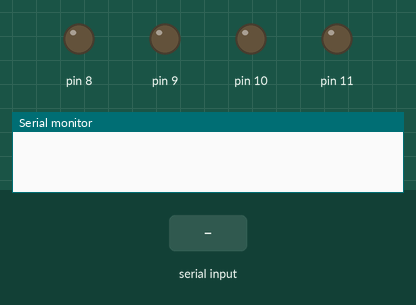
A sketch run on a simulated Arduino Uno, built with avr-gcc and run on an emulated ATmega328P. On the bench: output pins drawn as LEDs (lit = HIGH), the last lines printed to the serial monitor. The inputs (shaded band) are chosen by the test bench.

Above: at 1.2 s.
1.3 s: "1" received over Serial
At 2.0 s:
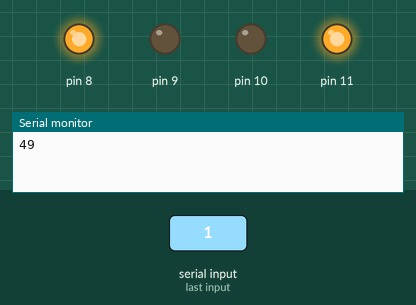
2.8 s: "2" received over Serial
At 3.8 s:
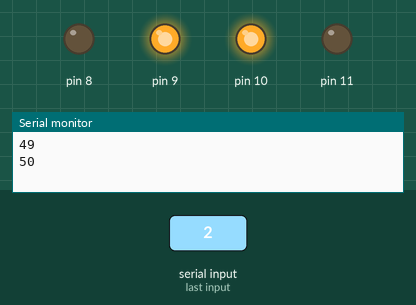
4.3 s: "4" received over Serial
At 4.9 s:
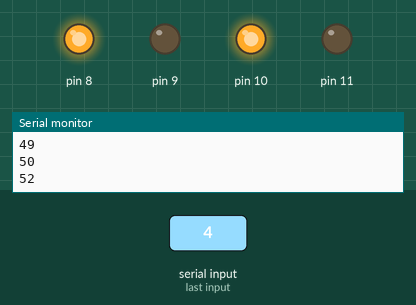
5.8 s: "3" received over Serial
At 6.1 s:
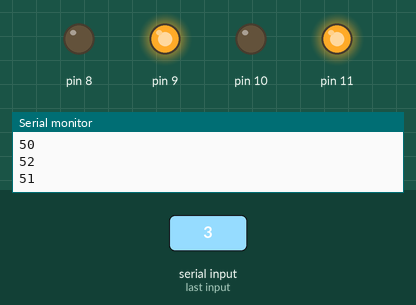
7.3 s: "0" received over Serial
At 8.5 s:
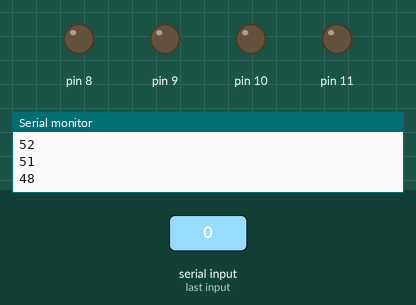
Timing chart, 0 to 9.8 s (numbered marks = the images above; inputs shaded):
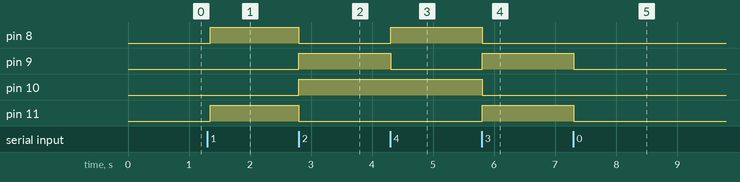

The sketch:

Working.ino
```cpp
int t;
void setup() {
  // put your setup code here, to run once:
  pinMode(8,OUTPUT);
  pinMode(9,OUTPUT);
  pinMode(10,OUTPUT);
  pinMode(11,OUTPUT);
  digitalWrite(8,LOW);
    digitalWrite(9,LOW);
    digitalWrite(10,LOW);
    digitalWrite(11,LOW);
  Serial.begin(9600);
}

void loop() {
  // put your main code here, to run repeatedly:
if(Serial.available()){
  t = Serial.read();
  Serial.println(t);
  if(t==49)
  {
    digitalWrite(8,HIGH);
    digitalWrite(9,LOW);
    digitalWrite(10,LOW);
    digitalWrite(11,HIGH);
    }
      if(t==50)
  {
    digitalWrite(9,HIGH);
    digitalWrite(8,LOW);
    digitalWrite(10,HIGH);
    digitalWrite(11,LOW);
    }
      if(t==52)
  {
    digitalWrite(8,HIGH);
    digitalWrite(9,LOW);
    digitalWrite(10,HIGH);
    digitalWrite(11,LOW);
    }
      if(t==51)
  {
    digitalWrite(8,LOW);
    digitalWrite(9,HIGH);
    digitalWrite(10,LOW);
    digitalWrite(11,HIGH);
    }
    if(t==48)
  {
    digitalWrite(8,LOW);
    digitalWrite(9,LOW);
    digitalWrite(10,LOW);
    digitalWrite(11,LOW);
    }
  }
  delay(50);
}
```

Measured:
- after the input at 1.3 s, pin 8, pin 11: LOW → HIGH after 0.05 s
- after the input at 2.8 s, pin 8, pin 11: HIGH → LOW at once; pin 9, pin 10: LOW → HIGH at once
- after the input at 4.3 s, pin 8: LOW → HIGH at once; pin 9: HIGH → LOW at once
- after the input at 5.8 s, pin 8, pin 10: HIGH → LOW at once; pin 9, pin 11: LOW → HIGH at once
- after the input at 7.3 s, pin 9, pin 11: HIGH → LOW at once
